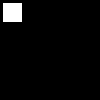
Frame 1 (no input)
Frame 60 (the mouse pressed at the canvas centre just before this capture): identical to frame 1, image omitted
Frame 120 (the mouse held since frame 60 and released just before this capture): identical to frame 1, image omitted

The Processing sketch that drew this single still picture (run headless with seeded random() and noise(); from frame 60 on, the mouse is pressed at the canvas centre):

// Processing sketch: hello_world
// ── hello_world.pde

void setup(){
  background(0);
}

void draw(){
  rect(2,2,20,20);
}
